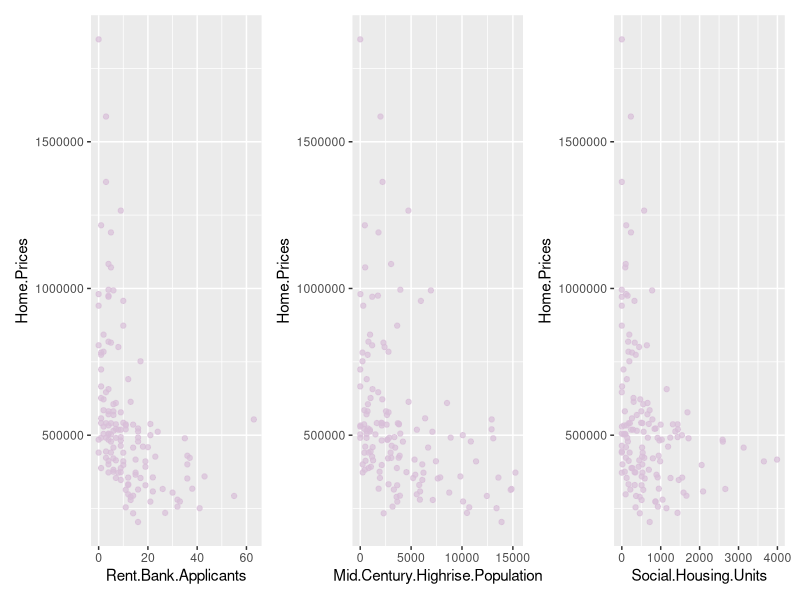
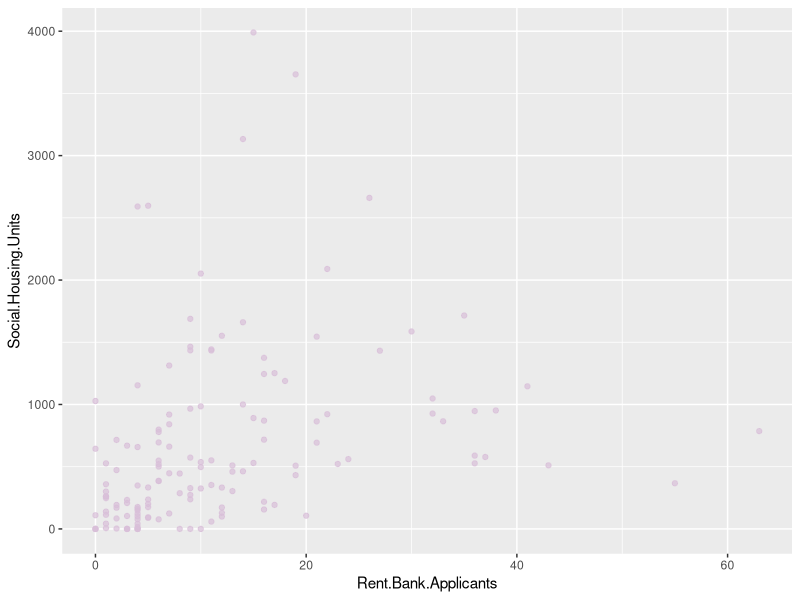
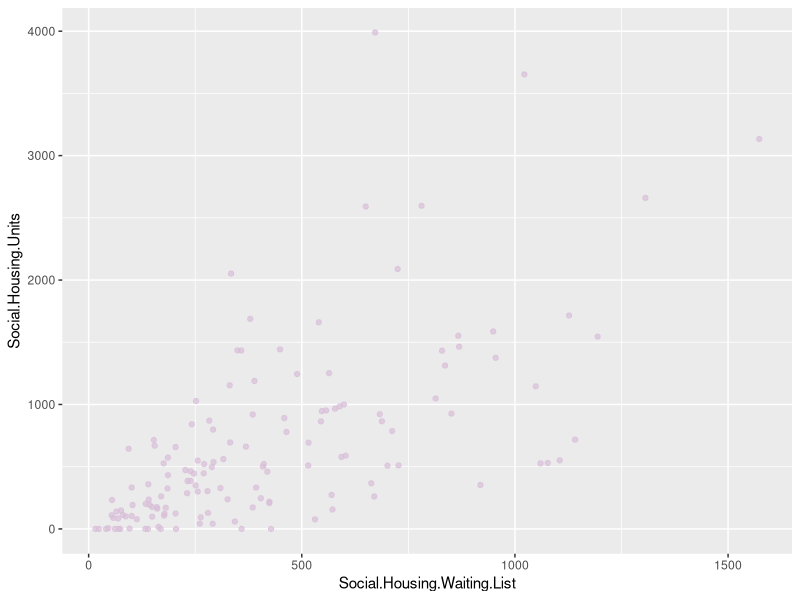

Write R code to recreate these figures, in order.
#### Preamble ####
# Purpose: A Study on Toronto's Housing Prices and Its Effects
# Author: Jing Li
# Data: Sat, 05 Feb 2022
# Contact: jingle.li@mail.utoronto.ca
# Pre-requisites: 
# - Need to have downloaded the data and saved it to inputs/data

#### Workspace setup ####
library(patchwork)
library(tidyverse)

data <- read.csv("housing_price.csv")

p1 <- data %>% ggplot(aes(x=Rent.Bank.Applicants, y=Home.Prices)) + geom_point(alpha=0.7, color="thistle")

p2 <- data %>% ggplot(aes(x=Mid.Century.Highrise.Population, y=Home.Prices)) + geom_point(alpha=0.7, color="thistle")

p3 <- data %>% ggplot(aes(x=Social.Housing.Units, y=Home.Prices)) + geom_point(alpha=0.7, color="thistle")

(p1 | p2 | p3)

data %>% ggplot(aes(x= Rent.Bank.Applicants  , y=Social.Housing.Units)) + geom_point(alpha=0.7, color="thistle")

data %>% ggplot(aes(x= Social.Housing.Waiting.List  , y=Social.Housing.Units)) + geom_point(alpha=0.7, color="thistle")
